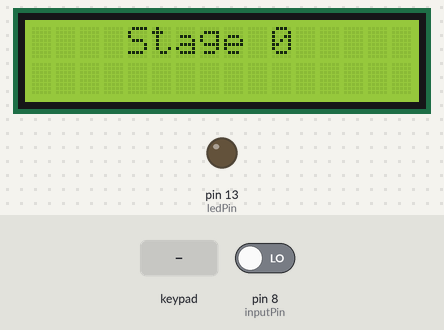
Simulated run of this sketch. Board: Arduino Mega 2560, built with avr-gcc and run on an emulated ATmega2560. Shown: 16×2 character LCD, output pins drawn as LEDs (lit = HIGH). The test bench sets the inputs (shaded band); at power-on: pin 8 (inputPin) LOW. What the sketch prints to the serial monitor is not drawn.

Above: at 1.2 s.
1.3 s: keypad keys 1 2 3 4 B * pressed 0.4 s apart
At 4.3 s:
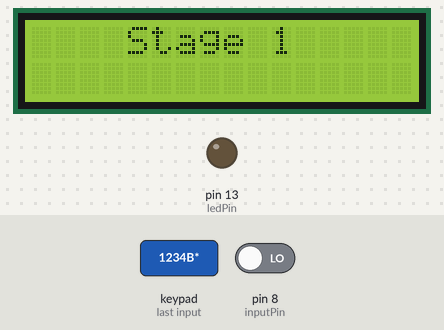
5.2 s: pin 8 (inputPin) driven HIGH
At 35.5 s:
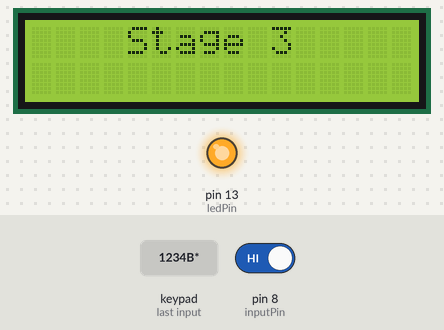
Timing chart, 0 to 36.7 s (numbered marks = the images above; inputs shaded):
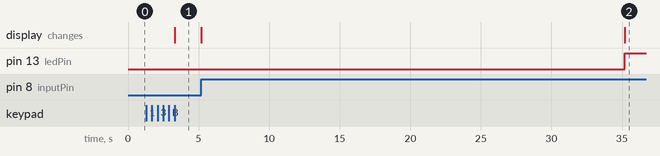

The sketch:

lock_code.ino
```cpp
#include <LiquidCrystal.h>
#include <Keypad.h>

const byte ROWS = 4;  //four rows
const byte COLS = 4;  //four columns

const String password = "1234B"; //correct password
String current = "";             //entered password
bool isCorrect = false;          //determines whether or not the password is correct

int ledPin = 13;      // choose the pin for the LED
int inputPin = 8;     // choose the input pin (for PIR sensor)
int pirState = LOW;   // determining if there is motion or not. Starting assuming no motion
int val = 0;          // variable for reading the pin status
int stage = 0;        // the state of the fsm

char keys[ROWS][COLS] = {
  { '1', '2', '3', 'A' },
  { '4', '5', '6', 'B' },
  { '7', '8', '9', 'C' },
  { '*', '0', '#', 'D' }
};

byte rowPins[ROWS] = { 39, 41, 43, 45 };  //connect to the row pinouts of the keypad
byte colPins[COLS] = { 47, 49, 51, 53 };  //connect to the column pinouts of the keypad

//Create an object of keypad
Keypad keypad = Keypad(makeKeymap(keys), rowPins, colPins, ROWS, COLS);

// Creates an LCD object. Parameters: (rs, enable, d4, d5, d6, d7)
LiquidCrystal lcd(12, 11, 5, 4, 3, 2);

unsigned long timer; //current time
unsigned long recordedTime; //when the countdown starts

void setup() {
  pinMode(ledPin, OUTPUT);
  pinMode(inputPin, INPUT);

  Serial.begin(9600);

  // set up the LCD's number of columns and rows:
  lcd.begin(16, 2);

  lcd.clear();  // Clears the LCD screen
  lcd.setCursor(4,0); //Centers the LCD
  lcd.print("Stage 0");
  digitalWrite(ledPin, LOW);
}

void loop() {
  // // put your main code here, to run repeatedly:
  char key = keypad.getKey();

  //this loop deals with the key input

  if(key){ // if a key was inputted
    if(key == '*'){ // * is the key that checks the current password
      if(current.equals(password)){
        isCorrect = true;
      }
      current = ""; //reseting the password after each attempt
    }
    else{
      current = current + key; //adding key to the end of the current password attempt
      Serial.println(current);
    }
  }

  pirState = digitalRead(inputPin);
  //for seeing if there is motion

  if(stage == 0){
    if(isCorrect){ //if the password is entered, then the alarm arms
      stage = 1;
      isCorrect = false;
      lcd.clear();
      lcd.setCursor(4,0);
      lcd.print("Stage 1");
    }
  }
  else if(stage == 1){
    if(isCorrect){ //if correct password, return to stage 0
      stage = 0;
      isCorrect = false;
      lcd.clear();
      lcd.setCursor(4,0);
      lcd.print("Stage 0");
    }
    else if(pirState == HIGH){ //if motion is detected, go to stage 2
      stage = 2;
      isCorrect = false;
      lcd.clear();
      lcd.setCursor(4,0);
      lcd.print("Stage 2");
      recordedTime = millis(); //recording when the alarm tripped
    }
  }
  else if(stage == 2){
    timer = millis();
    if(isCorrect){ //if correct password, return to stage 0
      stage = 0;
      isCorrect = false;
      lcd.clear();
      lcd.setCursor(4,0);
      lcd.print("Stage 0");
    }
    else if(timer - recordedTime > 30000){ //goes to stage 3 after 30 seconds
      stage = 3;
      isCorrect = false;
      lcd.clear();
      lcd.setCursor(4,0);
      lcd.print("Stage 3");
      digitalWrite(ledPin, HIGH); //representing when the alarm fully triggers
    }
  }
  else if(stage == 3){
    if(isCorrect){ //if correct password, return to stage 0
      stage = 0;
      isCorrect = false;
      lcd.clear();
      lcd.setCursor(4,0);
      lcd.print("Stage 0");
      digitalWrite(ledPin, LOW); //reseting the alarm to off
    }
  }

}
```

Measured:
- after the input at 1.3 s, the display: changes after 2.0 s (image 1)
- after the input at 5.2 s, pin 13 (ledPin): LOW → HIGH after 30.0 s; the display: first changes at once (image 2 shows a later state)
